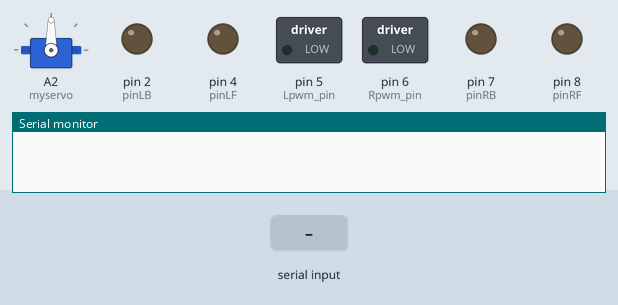
This sketch was run on a simulated Arduino Uno, built with avr-gcc and run on an emulated ATmega328P. Shown: servo, switched loads named in the sketch (green lamp = pin HIGH), output pins drawn as LEDs (lit = HIGH), the last lines printed to the serial monitor. The test bench sets the inputs (shaded band).

Above: at 1.2 s.
1.3 s: "b" received over Serial
At 2.8 s:
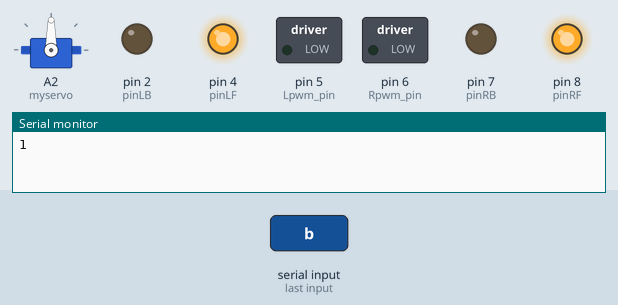
3.8 s: "s" received over Serial
At 5.0 s:
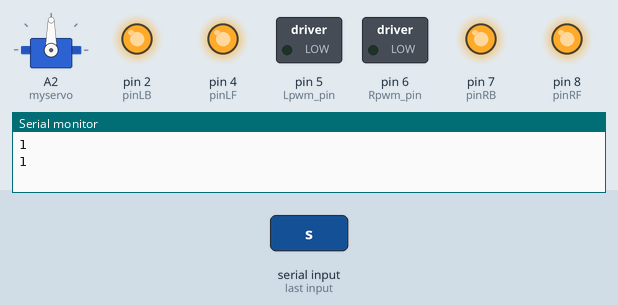
5.3 s: "c,45\n" received over Serial
At 6.4 s:
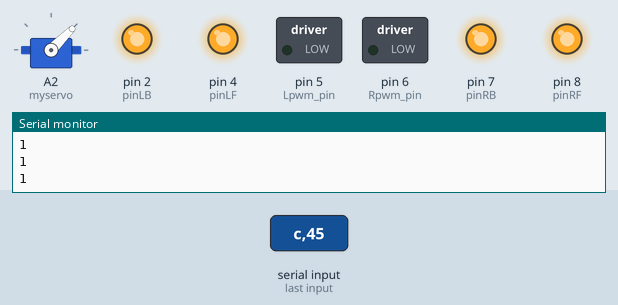
6.8 s: "f90\n" received over Serial
At 7.5 s:
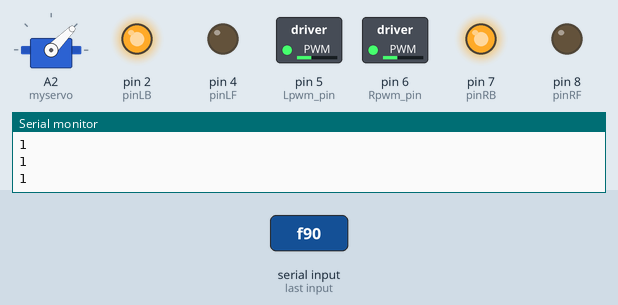
8.3 s: "c90\n" received over Serial
At 8.7 s:
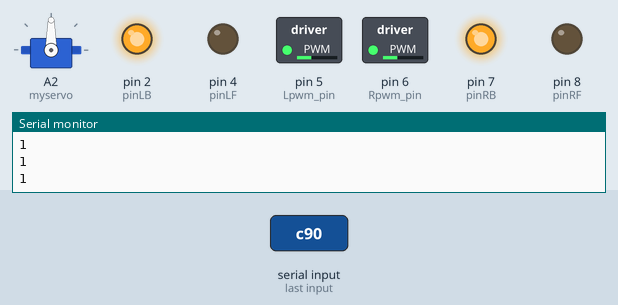
9.8 s: "f,45\n" received over Serial
At 11.1 s:
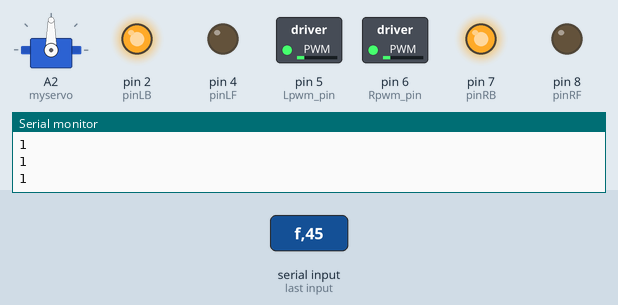
Timing chart, 0 to 12.3 s (numbered marks = the images above; inputs shaded):
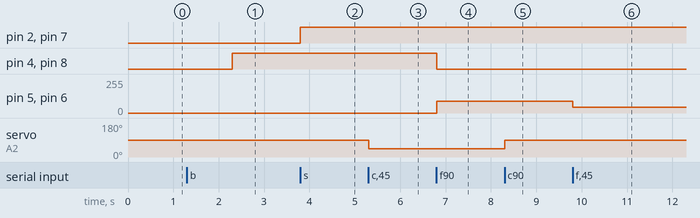

Measured:
- after the input at 1.3 s, pin 4 (pinLF), pin 8 (pinRF): LOW → HIGH after 1.0 s
- after the input at 3.8 s, pin 2 (pinLB), pin 7 (pinRB): LOW → HIGH at once
- after the input at 5.3 s, servo on A2 (myservo): 90° → 45° at once
- after the input at 6.8 s, pin 4 (pinLF), pin 8 (pinRF): HIGH → LOW at once; pin 5 (Lpwm_pin), pin 6 (Rpwm_pin): 0/255 → 90/255 at once
- after the input at 8.3 s, servo on A2 (myservo): 45° → 90° at once
- after the input at 9.8 s, pin 5 (Lpwm_pin), pin 6 (Rpwm_pin): 90/255 → 45/255 at once

The sketch:

sketch_feb18a.ino
```cpp
#include <Servo.h>

#define TRIG_PIN A1
#define ECHO_PIN A0
#define Lpwm_pin  5     //pin of controlling speed ENB of motor driver board
#define Rpwm_pin  6    //pin of controlling speed

Servo myservo;
int pos = 0; // servo
int pinLB=2; // turning IN1 of motor driver board
int pinLF=4; // turning IN2 of motor driver board
int pinRB=7; // turning IN3 of motor driver board
int pinRF=8; // turning IN4 of motor driver board


float checkdistance() {
  digitalWrite(TRIG_PIN, LOW);
  delayMicroseconds(2);
  digitalWrite(TRIG_PIN, HIGH);
  delayMicroseconds(10);
  digitalWrite(TRIG_PIN, LOW);
  float distance = pulseIn(ECHO_PIN, HIGH) / 58.00;
  delay(10);
  return distance;
}

void go_forward(unsigned char speedVal) {
  digitalWrite(pinRB,HIGH);
  digitalWrite(pinRF,LOW);
  digitalWrite(pinLB,HIGH);
  digitalWrite(pinLF,LOW);
  analogWrite(Lpwm_pin,speedVal);
  analogWrite(Rpwm_pin,speedVal);
}

void go_backward(unsigned char speedVal) {
  digitalWrite(pinRB,LOW);
  digitalWrite(pinRF,HIGH);
  digitalWrite(pinLB,LOW);
  digitalWrite(pinLF,HIGH);
  analogWrite(Lpwm_pin,speedVal);
  analogWrite(Rpwm_pin,speedVal);
}

void rotate_left(unsigned char speedVal) {
  digitalWrite(pinRB,HIGH);
  digitalWrite(pinRF,LOW );
  digitalWrite(pinLB,LOW);
  digitalWrite(pinLF,HIGH);
  analogWrite(Lpwm_pin,speedVal);
  analogWrite(Rpwm_pin,speedVal);
}

void rotate_right(unsigned char speedVal) {
  digitalWrite(pinRB,LOW);
  digitalWrite(pinRF,HIGH);
  digitalWrite(pinLB,HIGH);
  digitalWrite(pinLF,LOW);
  analogWrite(Lpwm_pin,speedVal);
  analogWrite(Rpwm_pin,speedVal);
}

void stopp() {
  digitalWrite(pinRB,HIGH);
  digitalWrite(pinRF,HIGH);
  digitalWrite(pinLB,HIGH);
  digitalWrite(pinLF,HIGH);
}

void setup() {
  Serial.begin(9600);
  // UltraSonic
  pinMode(TRIG_PIN, OUTPUT);
  pinMode(ECHO_PIN, INPUT);
  // Servo
  myservo.attach(A2);
  // Wheels
  pinMode(pinLB,OUTPUT); // /pin 2
  pinMode(pinLF,OUTPUT); // pin 4
  pinMode(pinRB,OUTPUT); // pin 7
  pinMode(pinRF,OUTPUT);  // pin 8
  pinMode(Lpwm_pin,OUTPUT);  // pin 5 (PWM)
  pinMode(Rpwm_pin,OUTPUT);  // pin 6(PWM)
}

void loop() {
  if (Serial.available()) {
    char command = Serial.read();
    if (command == 'd') {
      float distance = checkdistance();
      Serial.println(distance);
    } else if (command == 'c') {
      int angle = Serial.parseInt();
      if (angle >= 0 && angle <= 180) {
        myservo.write(angle);
        Serial.println(1);
      }
    } else if (command == 'f') {
      int iSpeed = Serial.parseInt();
      if (iSpeed >= 0 && iSpeed <= 255) {
        unsigned char speed = static_cast<unsigned char>(iSpeed);
        go_forward(speed);
        Serial.println(1);
      }
    } else if (command == 'l') {
      int iSpeed = Serial.parseInt();
      if (iSpeed >= 0 && iSpeed <= 255) {
        unsigned char speed = static_cast<unsigned char>(iSpeed);
        rotate_left(speed);
        Serial.println(1);
      }
    }  else if (command == 'r') {
      int iSpeed = Serial.parseInt();
      if (iSpeed >= 0 && iSpeed <= 255) {
        unsigned char speed = static_cast<unsigned char>(iSpeed);
        rotate_right(speed);
        Serial.println(1);
      }
    }  else if (command == 'b') {
      int iSpeed = Serial.parseInt();
      if (iSpeed >= 0 && iSpeed <= 255) {
        unsigned char speed = static_cast<unsigned char>(iSpeed);
        go_backward(speed);
        Serial.println(1);
      }
    } else if (command == 's') {
      stopp();
      Serial.println(1);
    }
    while (Serial.available()) {
      Serial.read();
    }
  }
}
```
